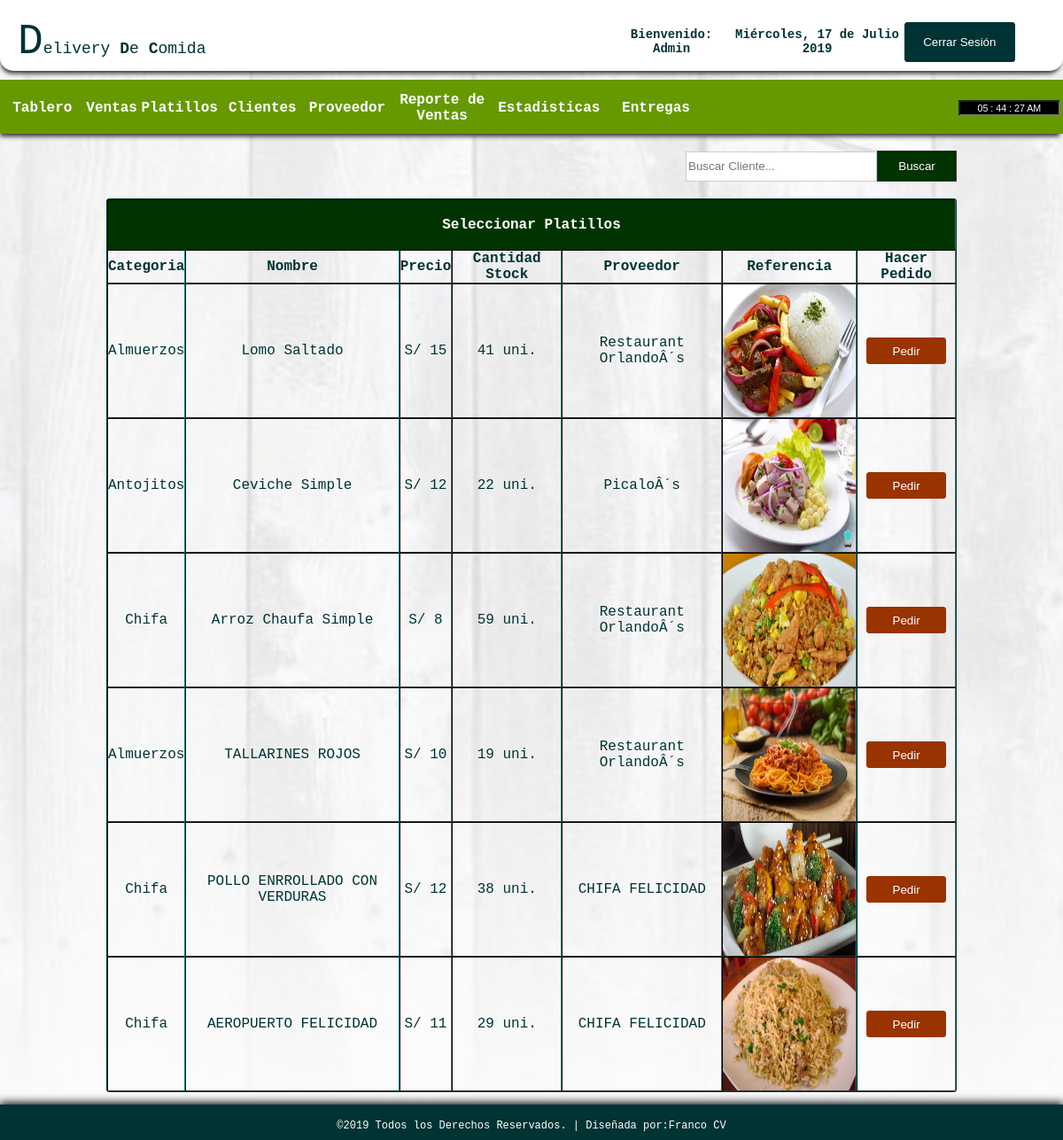
Before: /modelo.php (signed in) with the older database file.
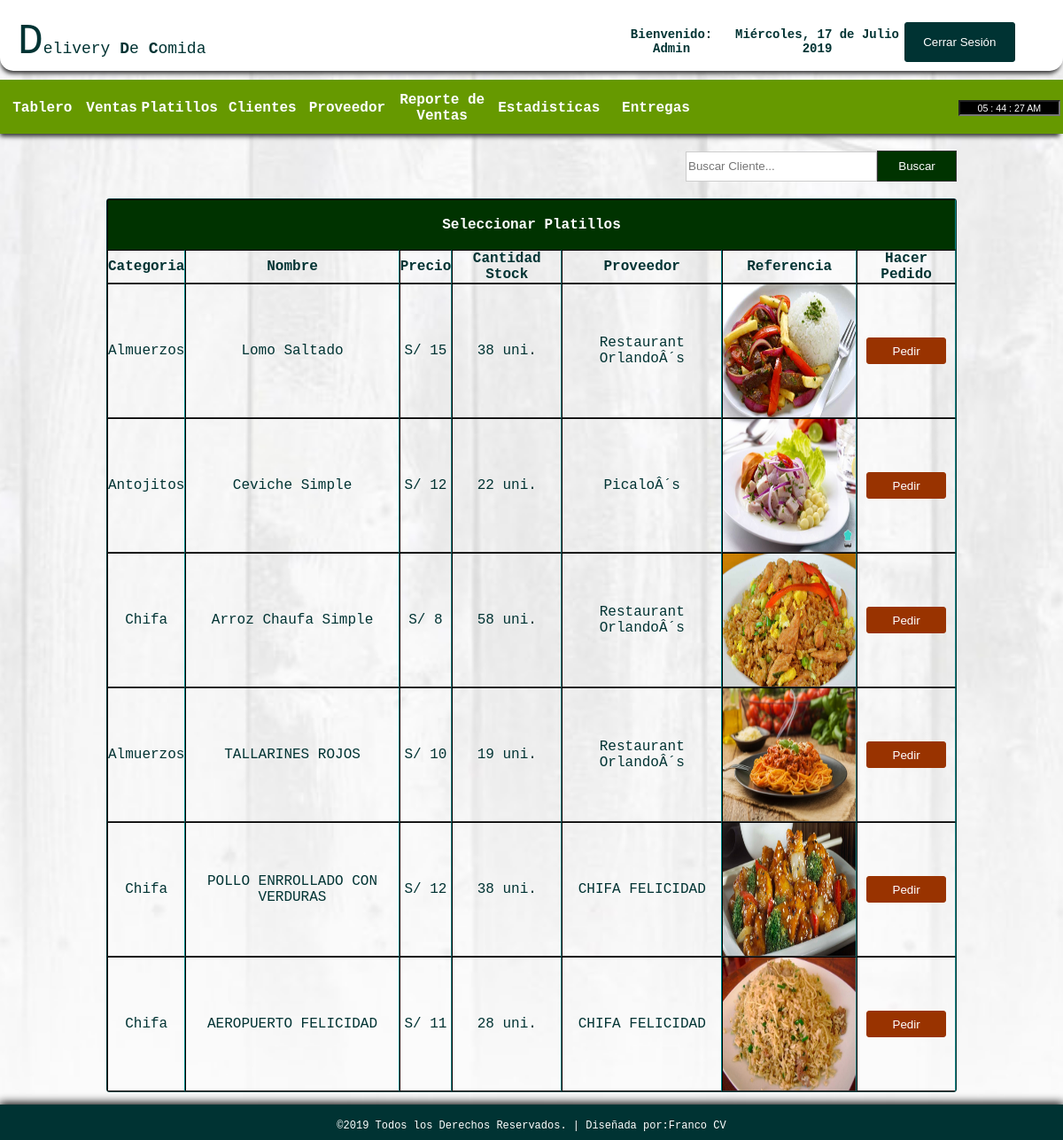
After: the same page with the newer database file.
### tables this page shows
CREATE TABLE IF NOT EXISTS `products` (
`id` int(11) NOT NULL,
  `category` varchar(100) NOT NULL,
  `name` varchar(100) NOT NULL,
  `quantity` int(11) NOT NULL,
  `purchase` int(11) NOT NULL,
  `retail` int(11) NOT NULL,
  `supplier` varchar(100) NOT NULL,
  `ext` varchar(5) NOT NULL,
  `detalle` varchar(200) DEFAULT NULL
);

### modelo.php (the view, shortened to what this page needs)
<!DOCTYPE html PUBLIC "-//W3C//DTD XHTML 1.0 Transitional//EN" "http://www.w3.org/TR/xhtml1/DTD/xhtml1-transitional.dtd">
<html xmlns="http://www.w3.org/1999/xhtml">
<head>
</head>
<?php error_reporting(0);
 include_once'./cabezera.php';  ?>
<body>
<br>
<table width="80%" border="0" align="center" cellpadding="0" cellspacing="0">
      <tr>
        <td height="37" align="right">
        <form action="sales.php" method="get" ecntype="multipart/data-form">
        <input type="text" name="query" style="border:1px solid #CCC; color: #333; width:210px; height:30px;" placeholder="Buscar Cliente..." /><input type="submit" id="btnsearch" value="Buscar" name="search" />
        </form>
     	</td>
      </tr>
    </table></th>
  <br>
  <tr>
    <td>
    <table border="1" cellpadding="0" cellspacing="0" align="center" width="80%" style="border:1px solid #033; color:#033;">
     <tr>
     <th colspan="7" align="center" height="55px" style="border-bottom:1px solid #030; background: #030; color:#FFF;"> Seleccionar Platillos </th>
    </tr>
      <tr height="30px">
        <th style="border-bottom:1px solid #333;"> Categoria </th>
        <th style="border-bottom:1px solid #333;"> Nombre </th>
        <th style="border-bottom:1px solid #333;"> Precio </th>
        <th style="border-bottom:1px solid #333;"> Cantidad Stock </th>
        <th style="border-bottom:1px solid #333;"> Proveedor </th>
         <th style="border-bottom:1px solid #333;"> Referencia </th>
        <th style="border-bottom:1px solid #333;">Hacer Pedido</th>
      </tr>
       <?php
require('config.php');
if(isset($_GET['search'])){
            $query = $_GET['query'];
            $sql = "select * from products where category like '%$query%' or name like '%$query%'";
            $result = $db_link->query($sql);
            if($result->num_rows > 0){
              while($row = $result->fetch_array()){?>
            <tr align="center" style="height:35px">
        <td style="border-bottom:1px solid #333;"> <?php echo $row['category']; ?> </td>
        <td style="border-bottom:1px solid #333;"> <?php echo $row['name']; ?> </td>
        <td style="border-bottom:1px solid #333;">S/ <?php echo $row['retail']; ?> </td>
        <td style="border-bottom:1px solid #333;"> <?php echo $row['quantity']; ?> uni. </td>
        <td style="border-bottom:1px solid #333;"> <?php echo $row['supplier']; ?> </td>
         <td style="border-bottom:1px solid #333;"> <img src="imgplatos/<?php echo $row['id'].'.'.$row['ext'];?>"width="150" height="150"> </td>
        <td style="border-bottom:1px solid #333;">
        <a href="process_sales.php?id=<?php echo md5($row['id']);?>"><input type="button" value="Pedir" style="width:90px; height:30px; color:#FFF; background: #930; border:1px solid #930; border-radius:3px;"></a>
        </td>
      </tr>
            <?php
              }
            }else{
              echo "<center>No records</center>";
            }
          }else{
$query="SELECT * FROM products";
$result=mysqli_query($db_link, $query);
while ($row=mysqli_fetch_array($result)){?>
      <tr align="center" style="height:35px">
      	<td style="border-bottom:1px solid #333;"> <?php echo $row['category']; ?> </td>
        <td style="border-bottom:1px solid #333;"> <?php echo $row['name']; ?> </td>
        <td style="border-bottom:1px solid #333;">S/ <?php echo $row['retail']; ?> </td>
        <td style="border-bottom:1px solid #333;"> <?php echo $row['quantity']; ?> uni. </td>
        <td style="border-bottom:1px solid #333;"> <?php echo $row['supplier']; ?> </td>
         <td style="border-bottom:1px solid #333;"> <img src="imgplatos/<?php echo $row['id'].'.'.$row['ext'];?>"width="150" height="150"> </td>
        <td style="border-bottom:1px solid #333;">
        <a href="process_sales.php?id=<?php echo md5($row['id']);?>"><input type="button" value="Pedir" style="width:90px; height:30px; color:#FFF; background: #930; border:1px solid #930; border-radius:3px;"></a>
        </td>
      </tr>
   <?php
}}?>
    </table>
  </td>
  </tr>
<br><br><br>
<div id="footer">
<table border="0" cellpadding="15px" align="center"; style="size: 12px; font-family: 'Courier New', Courier, monospace; color: #FFF; font-size: 12px;">
<tr>
	<td>
     &copy;2019 Todos los Derechos Reservados.  |  Diseñada por:<a href="https://www.facebook.com/repp0rt">Franco CV</a>
    </td>
</tr>
</table>
</div>
</body>
</html>

### cabezera.php (shortened to what this page needs)
<!DOCTYPE html PUBLIC "-//W3C//DTD XHTML 1.0 Transitional//EN" "http://www.w3.org/TR/xhtml1/DTD/xhtml1-transitional.dtd">
<html xmlns="http://www.w3.org/1999/xhtml">
<head>
</head>
<link rel="stylesheet" type="text/css" href="css/css1.css">
<body onload="mueveReloj()">
<div id="container">
<div id="header">
<table cellspacing="0" width="100%" border="0" cellpadding="20px">
<tr>
   <td width="56%">
    <table width="41%" border="0" cellspacing="0" cellpadding="0">
     <tr>
       <td width="80%" align="left"> <font size="12px">D</font><span style="font-size: 18px;">elivery <b>D</b>e <b>C</b>omida</span></td>
       </tr>
     </table></td>
    <td style="font-size:14px;">
      <table width="93%" border="0" cellspacing="0" cellpadding="0">
        <tr>
         <th scope="col">Bienvenido: <?php echo $_SESSION['access'];?></th>
            <th scope="col">
         <?php
         include_once("date1.php");
         ?></th>
            <th scope="col" width="20px"><a href="logout.php">
            <input type="button" id="btnadd" value="Cerrar Sesión" align="middle" src="" />
            </a></th>
        </tr>
  </table></td>
    </tr>
</table>
</div>
<br><br><br><br><br>
<div id = "headnav">
<table width="100%" border="0" cellpadding="0" cellspacing="0">
<tr>
   <td width="1053" height="62">
   <table width="800" border="0" cellspacing="0" cellpadding="0">
     <tr>
       <th width="90" height="62" scope="col"><a href="index.php">Tablero</a></th>
       <th width="50" scope="col"><a href="limpiar.php">Ventas</a></th>
       <th width="80" scope="col"><a href="products.php">Platillos</a></th>
       <th width="90" scope="col"><a href="customers.php">Clientes</a></th>
       <th width="90" scope="col"><a href="supplier.php">Proveedor</a></th>
       <th width="112" scope="col"><a href="salesreport.php">Reporte de Ventas</a></th>
        <th width="112" scope="col"><a href="estadisticas.php">Estadisticas</a></th>
        <th width="112" scope="col"><a href="entregas.php">Entregas</a></th>
       </tr>
     </table>
      </td>
      <td width="13">
      <table border="0" cellspacing="0" cellpadding="0">
         <tr>
         <td align="left" style="color:#FFF">
           <form name="form_reloj">
<input type="text" name="reloj" size="15" style="background-color : Black; color : White; font-family : Verdana, Arial, Helvetica; font-size : 8pt; text-align : center;" onfocus="window.document.form_reloj.reloj.blur()">
</form>
            </td>
        </tr>
      </table>
      </td>
</tr>
</table>
</div>
</body>
</html>

### date1.php (shortened to what this page needs)
<?php
								$dia=date("l");
								if ($dia=="Wednesday") $dia="Miércoles";
								$mes=date("F");
								if ($mes=="July") $mes="Julio";
								$ano=date("Y");
								$dia2=date("d");
								echo "$dia, $dia2 de $mes $ano";
								?>

### css/css1.css (style rules this page uses)
html { font-family: "Courier New", Courier, monospace; color: #033; height:100%; margin:0; padding:0; -webkit-background-size: cover; -moz-background-size: cover; -o-background-size: cover; background-size: cover; }
body { margin:0; font-size:16px; height:100%; margin:0; padding:0; background:url(../images/bgimg.jpg) no-repeat center fixed; -webkit-background-size: cover; -moz-background-size: cover; -o-background-size: cover; background-size: cover; }
#container { height:100px; width: auto; margin:0 auto; }
#header { box-shadow: -1px 5px 5px -2px #333333; position:fixed; width:100%; height:80px; border-radius:0px 0px 15px 15px; background-color:#FFF; }
#footer { clear: both; background: #033; height: 40px; width: 100%; position: fixed; left: 0px; bottom: 0px; text-align: center; box-shadow:0px -1px 10px 1px #000; }
#headnav { box-shadow: -2px 5px 5px -2px #333333; border-top:1px solid #690; padding:0px; clear:both; background: #690; height:60px; width:100%; }
#btnsearch { border:1px solid #333; background: #030; height:35px; width:90px; color: #FFF; font-family:"Lucida Sans Unicode", "Lucida Grande", sans-serif; }
#btnadd { border:1px solid #033; background: #033; border-radius:3px; height:45px; width:125px; color: #FFF; font-family:"Lucida Sans Unicode", "Lucida Grande", sans-serif; }
a:link { color:#FFF; text-decoration: none; }
table { border-radius:3px; text-align: center; }

Changed rows visible on the page:
changed products "Lomo Saltado": quantity "41" → "38"
changed products "Arroz Chaufa Simple": quantity "59" → "58"
changed products "AEROPUERTO FELICIDAD": quantity "29" → "28"
